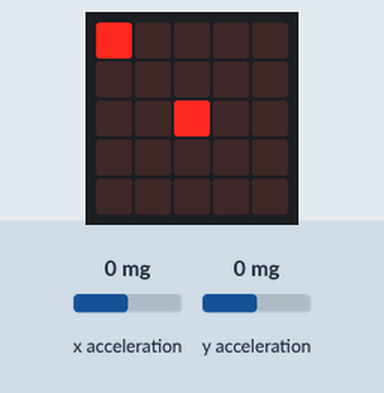
Recording of a program running on a simulated BBC micro:bit (MakeCode). Parts: the board's 5×5 LED display. The inputs (shaded band) are chosen by the test bench; at power-on: x acceleration 0 mg, y acceleration 0 mg.

Above: at 1.2 s.
1.3 s: x acceleration set to -186 mg
4.4 s: x acceleration set to -217 mg
At 5.1 s:
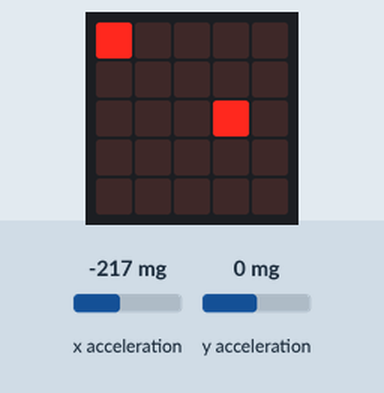
At 5.5 s:
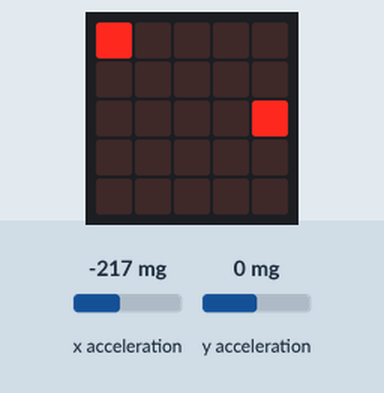
6.7 s: y acceleration set to -189 mg
8.2 s: y acceleration set to -215 mg
At 8.7 s:
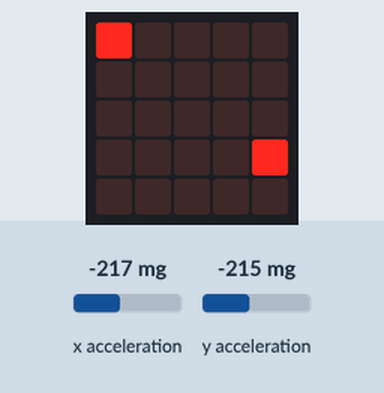
10.3 s: x acceleration set to 192 mg
11.8 s: x acceleration set to 210 mg
At 12.3 s:
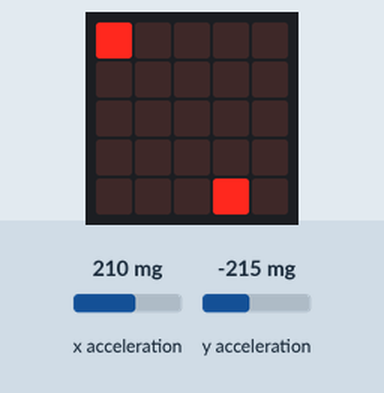
Timing chart, 0 to 14.8 s (numbered marks = the images above; inputs shaded):
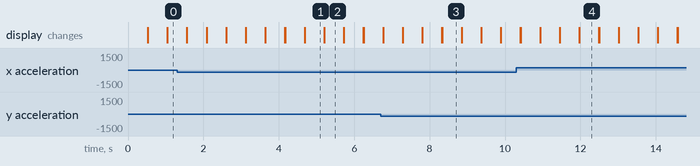

The program:

main.ts
```typescript
let 目標物 = 0
let accy = 0
let accx = 0
let x = 2
let y = 2
led.plot(x, y)
basic.forever(function () {
    accx = input.acceleration(Dimension.X)
    accy = input.acceleration(Dimension.Y)
    if (accx > 200 && x > 0) {
        x = x - 1
    }
    if (accx < -200 && x < 4) {
        x = x + 1
    }
    if (accy > 200 && y > 0) {
        y = y - 1
    }
    if (accy < -200 && y < 4) {
        y = y + 1
    }
    basic.clearScreen()
    led.plot(x, y)
    basic.pause(500)
})
basic.forever(function () {
    目標物 = 0
    led.plot(0, 0)
    if (true) {

    }
})
```

test.ts
```typescript
// 在這裡測試；當此封包作為擴充功能時，將不會編譯此內容。
```

Measured:
- the behaviour switches between -200 and -201 mg on x acceleration (found by bisection; images 0 and 1)
- the behaviour switches between -200 and -201 mg on y acceleration (found by bisection; images 2 and 3)
- the behaviour switches between 200 and 201 mg on x acceleration (found by bisection; images 3 and 4)
- after the input at 4.4 s, the display: first changes after 0.28 s (image 1 shows a later state)
- after the input at 8.2 s, the display: first changes after 0.13 s (image 3 shows a later state)
- after the input at 11.8 s, the display: first changes after 0.17 s (image 4 shows a later state)
- what the display in image 1 shows lasts 0.5 s, from 4.7 s to 5.2 s
